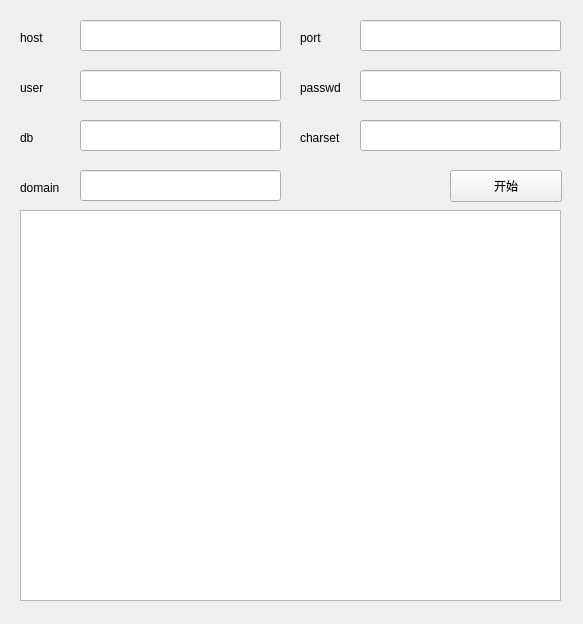
<?xml version="1.0" encoding="UTF-8"?>
<ui version="4.0">
 <class>Form</class>
 <widget class="QWidget" name="Form">
  <property name="geometry">
   <rect>
    <x>0</x>
    <y>0</y>
    <width>583</width>
    <height>624</height>
   </rect>
  </property>
  <property name="windowTitle">
   <string>Form</string>
  </property>
  <widget class="QPushButton" name="pushButton">
   <property name="geometry">
    <rect>
     <x>450</x>
     <y>170</y>
     <width>112</width>
     <height>32</height>
    </rect>
   </property>
   <property name="text">
    <string>开始</string>
   </property>
  </widget>
  <widget class="QLineEdit" name="host">
   <property name="geometry">
    <rect>
     <x>80</x>
     <y>20</y>
     <width>201</width>
     <height>31</height>
    </rect>
   </property>
  </widget>
  <widget class="QTextEdit" name="result">
   <property name="geometry">
    <rect>
     <x>20</x>
     <y>210</y>
     <width>541</width>
     <height>391</height>
    </rect>
   </property>
  </widget>
  <widget class="QLineEdit" name="user">
   <property name="geometry">
    <rect>
     <x>80</x>
     <y>70</y>
     <width>201</width>
     <height>31</height>
    </rect>
   </property>
  </widget>
  <widget class="QLineEdit" name="port">
   <property name="geometry">
    <rect>
     <x>360</x>
     <y>20</y>
     <width>201</width>
     <height>31</height>
    </rect>
   </property>
  </widget>
  <widget class="QLineEdit" name="passwd">
   <property name="geometry">
    <rect>
     <x>360</x>
     <y>70</y>
     <width>201</width>
     <height>31</height>
    </rect>
   </property>
  </widget>
  <widget class="QLineEdit" name="db">
   <property name="geometry">
    <rect>
     <x>80</x>
     <y>120</y>
     <width>201</width>
     <height>31</height>
    </rect>
   </property>
  </widget>
  <widget class="QLineEdit" name="charset">
   <property name="geometry">
    <rect>
     <x>360</x>
     <y>120</y>
     <width>201</width>
     <height>31</height>
    </rect>
   </property>
  </widget>
  <widget class="QLineEdit" name="domain">
   <property name="geometry">
    <rect>
     <x>80</x>
     <y>170</y>
     <width>201</width>
     <height>31</height>
    </rect>
   </property>
  </widget>
  <widget class="QLabel" name="label">
   <property name="geometry">
    <rect>
     <x>20</x>
     <y>30</y>
     <width>58</width>
     <height>16</height>
    </rect>
   </property>
   <property name="text">
    <string>host</string>
   </property>
  </widget>
  <widget class="QLabel" name="label_2">
   <property name="geometry">
    <rect>
     <x>300</x>
     <y>30</y>
     <width>58</width>
     <height>16</height>
    </rect>
   </property>
   <property name="text">
    <string>port</string>
   </property>
  </widget>
  <widget class="QLabel" name="label_3">
   <property name="geometry">
    <rect>
     <x>20</x>
     <y>80</y>
     <width>58</width>
     <height>16</height>
    </rect>
   </property>
   <property name="text">
    <string>user</string>
   </property>
  </widget>
  <widget class="QLabel" name="label_4">
   <property name="geometry">
    <rect>
     <x>300</x>
     <y>80</y>
     <width>58</width>
     <height>16</height>
    </rect>
   </property>
   <property name="text">
    <string>passwd</string>
   </property>
  </widget>
  <widget class="QLabel" name="label_5">
   <property name="geometry">
    <rect>
     <x>20</x>
     <y>130</y>
     <width>58</width>
     <height>16</height>
    </rect>
   </property>
   <property name="text">
    <string>db</string>
   </property>
  </widget>
  <widget class="QLabel" name="label_6">
   <property name="geometry">
    <rect>
     <x>300</x>
     <y>130</y>
     <width>58</width>
     <height>16</height>
    </rect>
   </property>
   <property name="text">
    <string>charset</string>
   </property>
  </widget>
  <widget class="QLabel" name="label_7">
   <property name="geometry">
    <rect>
     <x>20</x>
     <y>180</y>
     <width>58</width>
     <height>16</height>
    </rect>
   </property>
   <property name="text">
    <string>domain</string>
   </property>
  </widget>
 </widget>
 <resources/>
 <connections/>
</ui>
